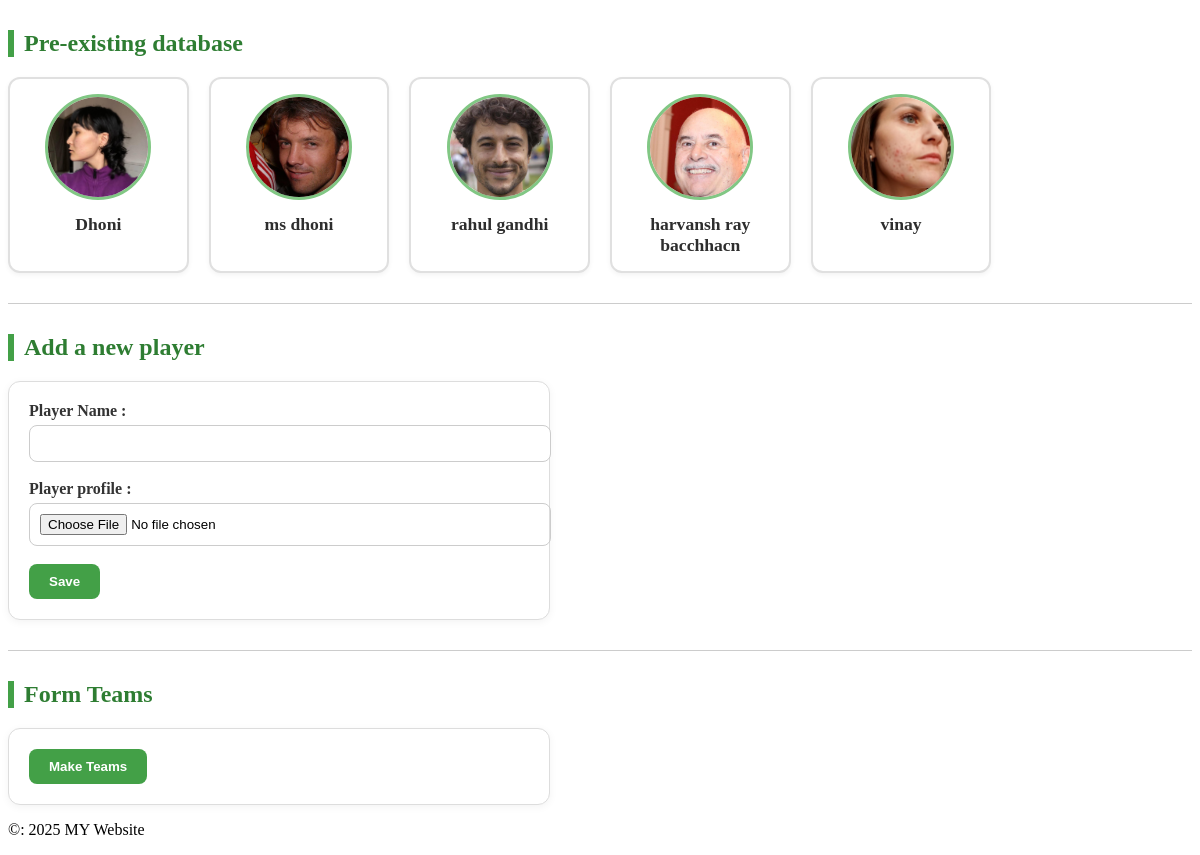
The page / on the database its author committed.
### cricket_play/models.py (models this page shows, shortened)
class player(models.Model):
    player_name = models.CharField(max_length = 30)
    player_img = models.ImageField(upload_to = "profile_pics/")

### cricket_play/views.py (the view, shortened to what this page needs)
# urls.py: 2. Add a URL to urlpatterns:  path('', views.home, name='home')
def home(request):
    errors = []
    teams = []
    constant = None
    profile = player.objects.all()
    return render(request, "home.html", {
        "profile": profile,
        "errors": errors
    })

### cricket_play/templates/home.html (shortened to what this page needs)
{% extends "base.html" %}
{% block content  %}
<h2>Pre-existing database</h2>
<div class="player-content">
    {% if profile %}
    {% for i in profile %}
    <div class="player-box">
        {% if i.player_img %}
        <img src="{{ i.player_img.url }}" alt="{{i.player_name}}">
        <h3>{{ i.player_name }}</h3>
        {% else %}
        <p>No picture available</p>
        {% endif %}
    </div>
    {% endfor %}
    {% else %}
    <p>No pre-existing database found</p>
    {% endif %}
</div>
<hr>
<h2>Add a new player</h2>
<form method="POST" enctype="multipart/form-data">
    <label for="name">Player Name : </label>
    <input type="text" name="player_name" id="name">
    <br><br>
    <label for="img">Player profile : </label>
    <input type="file" name="player_img" id="img" accept="image/*">
    <br><br>
    <button type="submit" name="action" value="save">Save</button>
</form>
<hr>
<h2>Form Teams</h2>
<form method="POST">
    <button type="submit" name="action" value="teams">Make Teams</button>
</form>
{% endblock %}

### cricket_play/templates/base.html (style rules this page uses)
h2 { color: #2e7d32; margin-top: 30px; border-left: 6px solid #43a047; padding-left: 10px; }
hr { border: none; height: 1px; background: #ccc; margin: 30px 0; }
.player-content { display: grid; grid-template-columns: repeat(auto-fill, minmax(180px, 1fr)); gap: 20px; margin-top: 15px; }
.player-box { background: #fff; border: 2px solid #e0e0e0; border-radius: 12px; text-align: center; padding: 15px; cursor: pointer; transition: all 0.3s ease; box-shadow: 0 2px 5px rgba(0,0,0,0.05); }
.player-box img { width: 100px; height: 100px; object-fit: cover; border-radius: 50%; border: 3px solid #81c784; margin-bottom: 10px; }
.player-box h3 { margin: 0; font-size: 1.1rem; color: #2e2e2e; }
form { background: #fff; padding: 20px; border-radius: 12px; border: 1px solid #ddd; max-width: 500px; margin-top: 15px; box-shadow: 0 2px 8px rgba(0,0,0,0.05); }
label { font-weight: 600; color: #333; }
input[type="text"], input[type="file"] { margin-top: 5px; width: 100%; padding: 10px; border: 1px solid #ccc; border-radius: 8px; outline: none; transition: border-color 0.3s ease; }
button { background: #43a047; color: white; padding: 10px 20px; border: none; border-radius: 8px; cursor: pointer; font-weight: 600; transition: all 0.3s ease; }

### rows shown on the page
player: player_img (picture), player_name "Dhoni"
player: player_img (picture), player_name "ms dhoni"
player: player_img (picture), player_name "rahul gandhi"
player: player_img (picture), player_name "harvansh ray bacchhacn"
player: player_img (picture), player_name "vinay"
